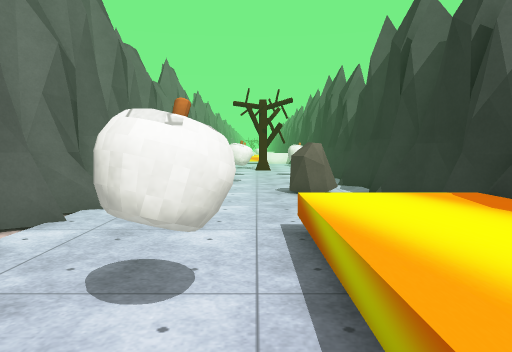
view 1 (above)

12 first-person views from a walk through a 3-D level made in the Unity game engine. The camera is 1.2 m above the floor, tilts 4° down and sees 70° across. The floor is counted in squares, 1 m on a side. Each view is taken from the middle of a square. On the plan, view 1 faces up. The plan holds only what a view shows up to about 15 squares ahead; the rest is blank. The place goes on beyond the plan. Some surface patterns are stand-ins.

view 2
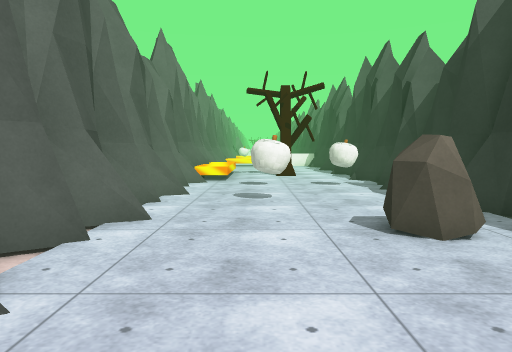

view 3
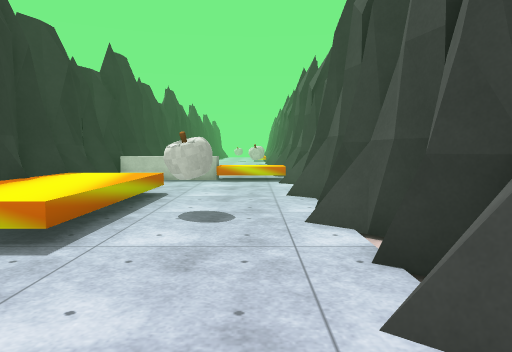

view 4
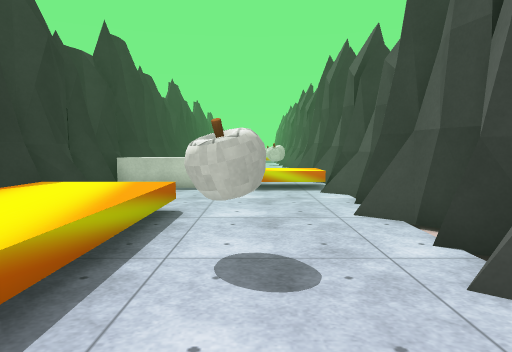

view 5
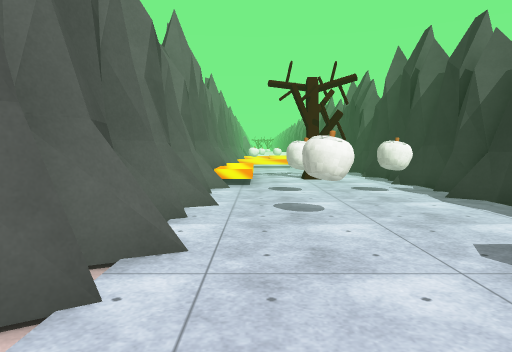

view 6
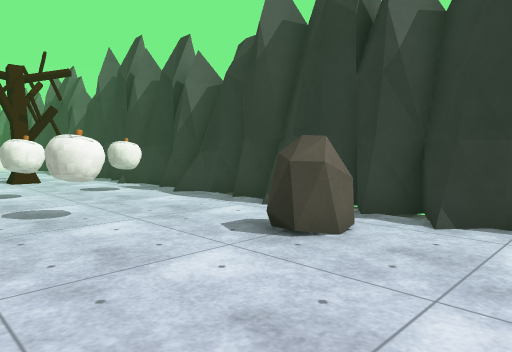

view 7
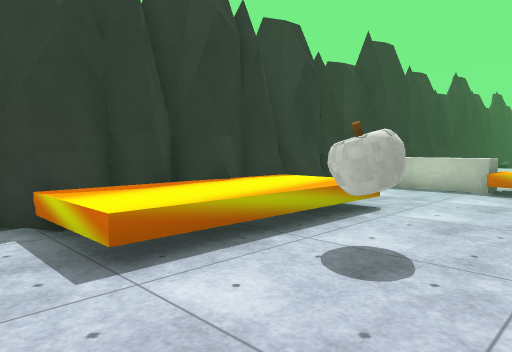

view 8
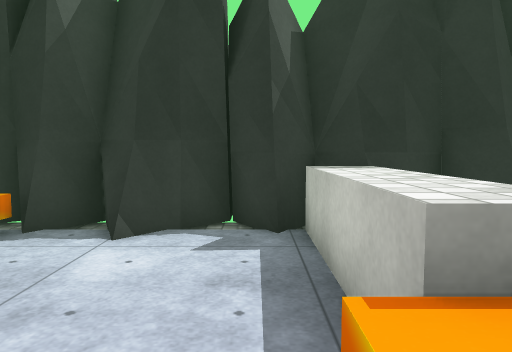

view 9
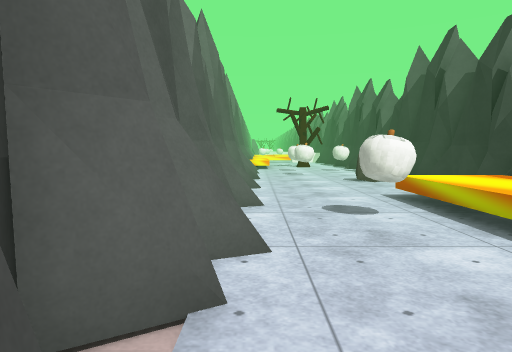

view 10
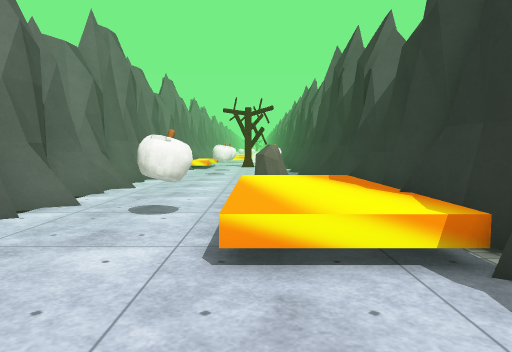

view 11
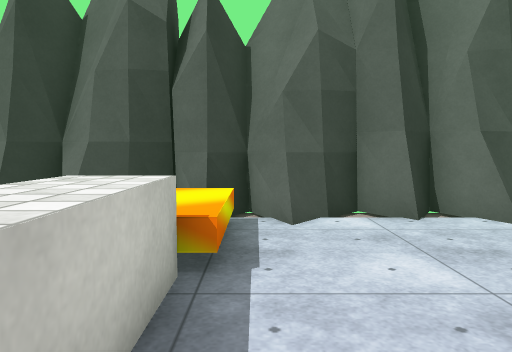

view 12
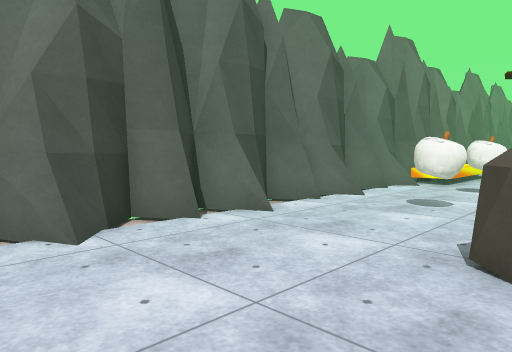

### Floor plan
Key: @ floor where view 1 was taken; # wall or solid block; . floor; = window, fence, low wall or low ledge; ≈ liquid the walk keeps out of; ^ raised ledge; R rock; O other object.
Columns run from 5 left of view 1 to 5 right of it. Each row starts with its distance up from view 1.
 20  #≈≈....=#
 19  #=......#
 18  #..O..O.#
 17  #.......##
 16  #......=##
 15  #=.......#
 14  #..O....#
 13  #......=#
 12  #.......#
 11  #=......#
 10 ##....RR.#
  9 #.......=#
  8 ##=......#
  7  #.....  #
  6  #.......#
  5  #....≈≈≈#
  4  #=...≈≈≈#
  3  #..O.≈≈≈#
  2  #....≈≈≈#
  1  #....≈≈≈#
  0  #=..@≈≈≈#
 -1  #.......#
 -2  #......=#
 -3  #=......#
 -4  #.......#
 -5  #≈≈≈^^^^#
 -6  #≈≈≈^^^^#
 -7  #=      #

Where each view was taken, in squares from view 1:
view 1: 0 up, 0 right, facing up
view 2: 5 up, 1 left, facing up
view 3: 10 up, 2 left, facing down
view 4: 7 up, 1 left, facing down
view 5: 7 up, 2 left, facing up
view 6: 7 up, 3 left, facing up-right
view 7: 7 up, 3 left, facing down-right
view 8: 4 down, 2 left, facing right
view 9: 4 down, 3 left, facing up
view 10: 4 down, 1 right, facing up
view 11: 4 down, 3 right, facing left
view 12: 6 up, 2 right, facing up-left
